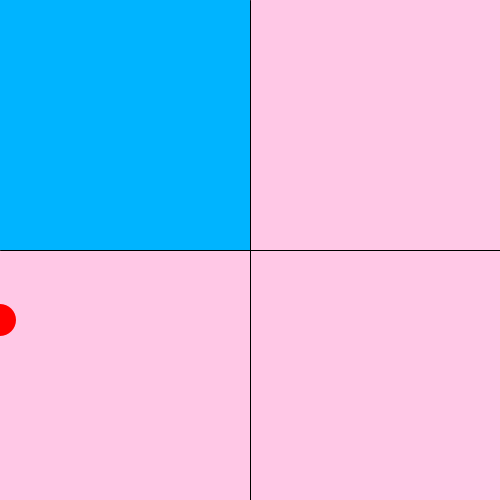
Frame 1 (no input)
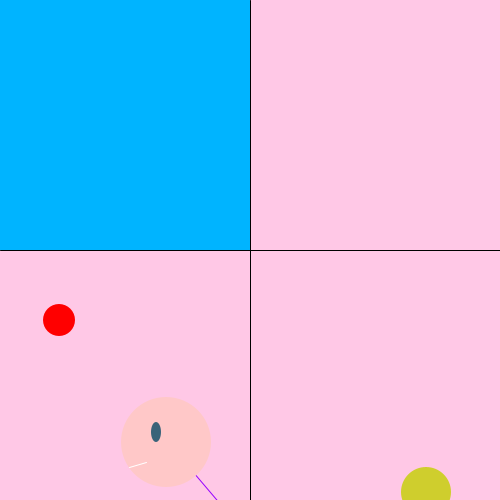
Frame 60 (the mouse pressed at the canvas centre just before this capture)
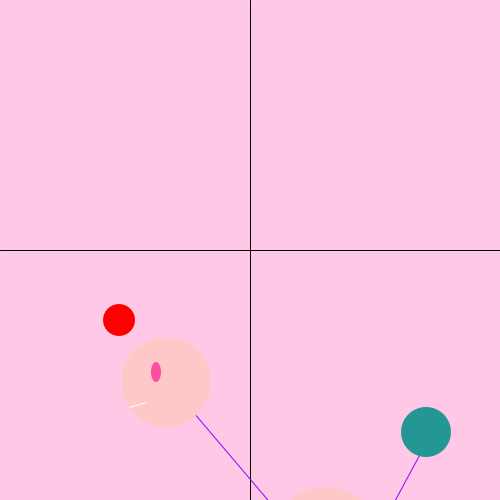
Frame 120 (the mouse held since frame 60 and released just before this capture)

The Processing sketch that drew these frames (run headless with seeded random() and noise(); from frame 60 on, the mouse is pressed at the canvas centre):

// Processing sketch: processing_5854
// ── processing_5854.pde

  int x = 0;
  int speed = 1;
 
  float oogGrootte = 10;
 
  float r = 0;
  float b = 0;
  float g = 0;
  
  float funnyPetX;
  float funnyPetY;
  
  float staartR;
  float staartG;
  float staartB;
  
  float oogR;
  float oogG;
  float oogB;
  
void setup() 
{
  size(500,500);
  smooth();
  frameRate(30);
  
  funnyPetX = width/3; 
  funnyPetY = height + 100;
}

void draw() 

{ background(255,200,230);
  stroke(0);
  line(width/2,0,width/2,height);
  line(0,height/2,width,height/2);
  
  rectMode(CORNERS);
  
//Veranderende achtergrond rechthoeken met kleuren
 noStroke();
 
  if(mouseX < 250 && mouseY< 250) {
  fill(b,180,255);
  rect(0,0,250,250);
  } else if (mouseX > 250 && mouseY < 250) {
  fill(b,0,255);
  rect(250,0,500,250);
  } else if (mouseX < 250 && mouseY > 250) {
  fill(b,255,255);
  rect(0,250,250,500);
  } else if (mouseX > 250 && mouseY > 250) {
  fill(b,0,127);
  rect(250,250,500,500);
}
 
  ellipseMode(CENTER);
  rectMode(CENTER);
  
  //TekenWezen(mouseX,mouseY);
  stroke(150,0,255);
  
  //Nek
  line( funnyPetX+10,funnyPetY+10, funnyPetX+180,funnyPetY+210);
  
  //Staart
  line( funnyPetX+190,funnyPetY+190, funnyPetX+260,funnyPetY+60);

  //Recht been
  line( funnyPetX+160,funnyPetY+310, funnyPetX+160,funnyPetY+160);
  
  //Lopend been
  line( funnyPetX+40,funnyPetY+260, funnyPetX+160,funnyPetY+160);
  
  noStroke();
  fill(255,200,200);
  
  //Hoofd
  ellipse(funnyPetX,funnyPetY,90,90);
  
  //Staart                                                       
  staartR = random(255);
  staartG = random(255);
  staartB = random(255);
  fill (staartR,staartG,staartB);
  ellipse(funnyPetX+260,funnyPetY+50,50,50);
  
  noStroke();
  fill(255,200,200);
  
  //Lichaam
  ellipse( funnyPetX+160,funnyPetY+160,110,110);
  
  //Voeten
  rectMode(CENTER);
  rect( funnyPetX+20,funnyPetY+270,55,20);
  rect( funnyPetX+140,funnyPetY+310,55,20); // voet voor
  
  //Oog
  oogR = random(255);
  oogG = random(255);
  oogB = random(255);
  fill(oogR,oogG,oogB);
  ellipse(funnyPetX-10,funnyPetY-10,oogGrootte,oogGrootte*2);
  
  //Mond
  stroke(255);
  line( funnyPetX-37,funnyPetY+25, funnyPetX-20,funnyPetY+20);
  
  //Wezentje beweegt omhoog
  funnyPetY = funnyPetY -1;
  
  //Wezentje blijft op scherm
  funnyPetY = constrain(funnyPetY,50,500);
  
 
// Bewegende speelbal van funnyPet
  noStroke();
  fill(255,0,0);
  ellipse(x,320,32,32);
  
  x = x + speed;
  
  if ((x>150) || (x<0)) {
    speed = speed * -1;
  }
}

void mousePressed() 
{
  println("Hello people, I'm your funny pet!");
  
}
